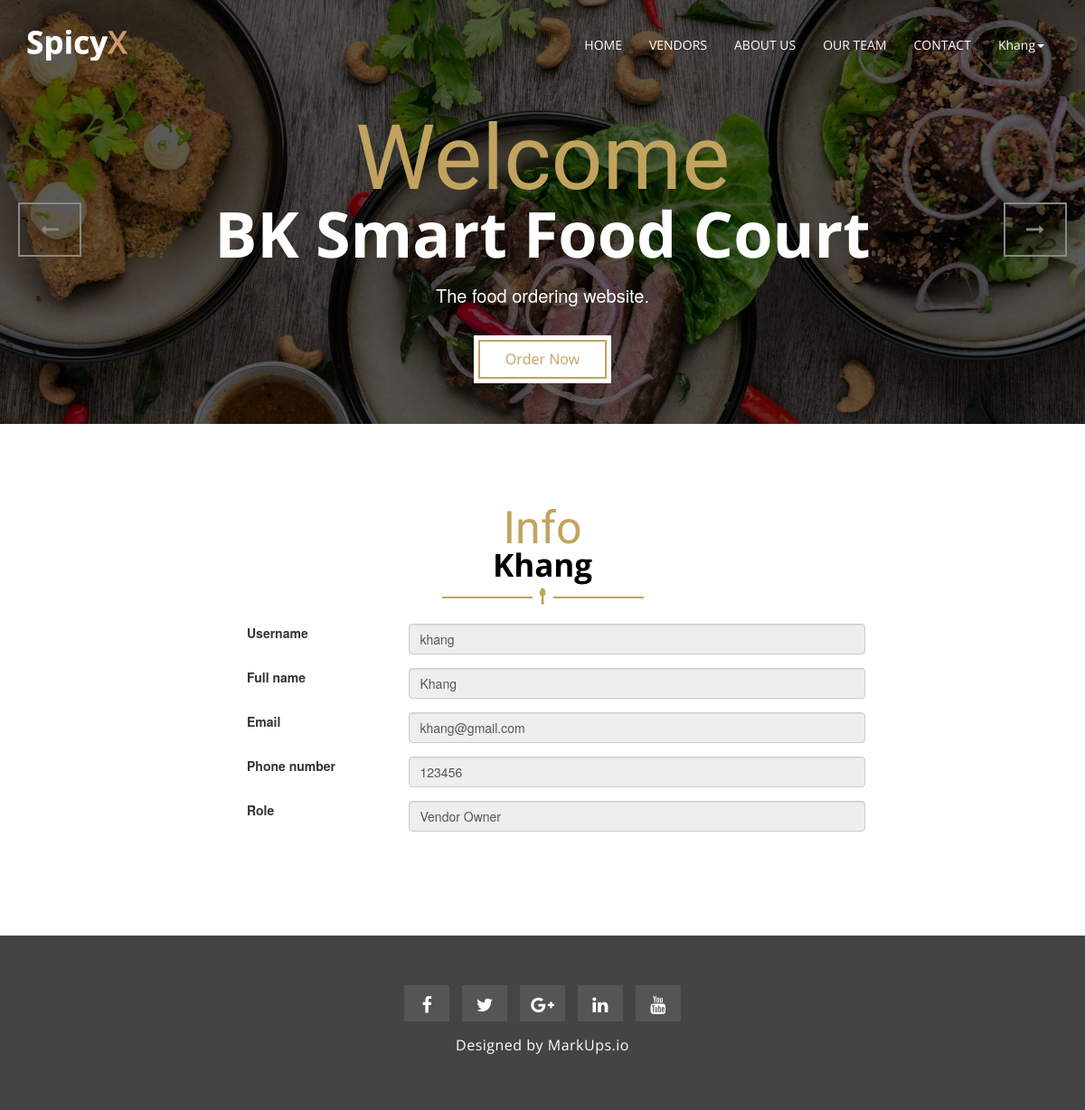
The page /index.php?c=info (signed in) on the database as committed earlier.
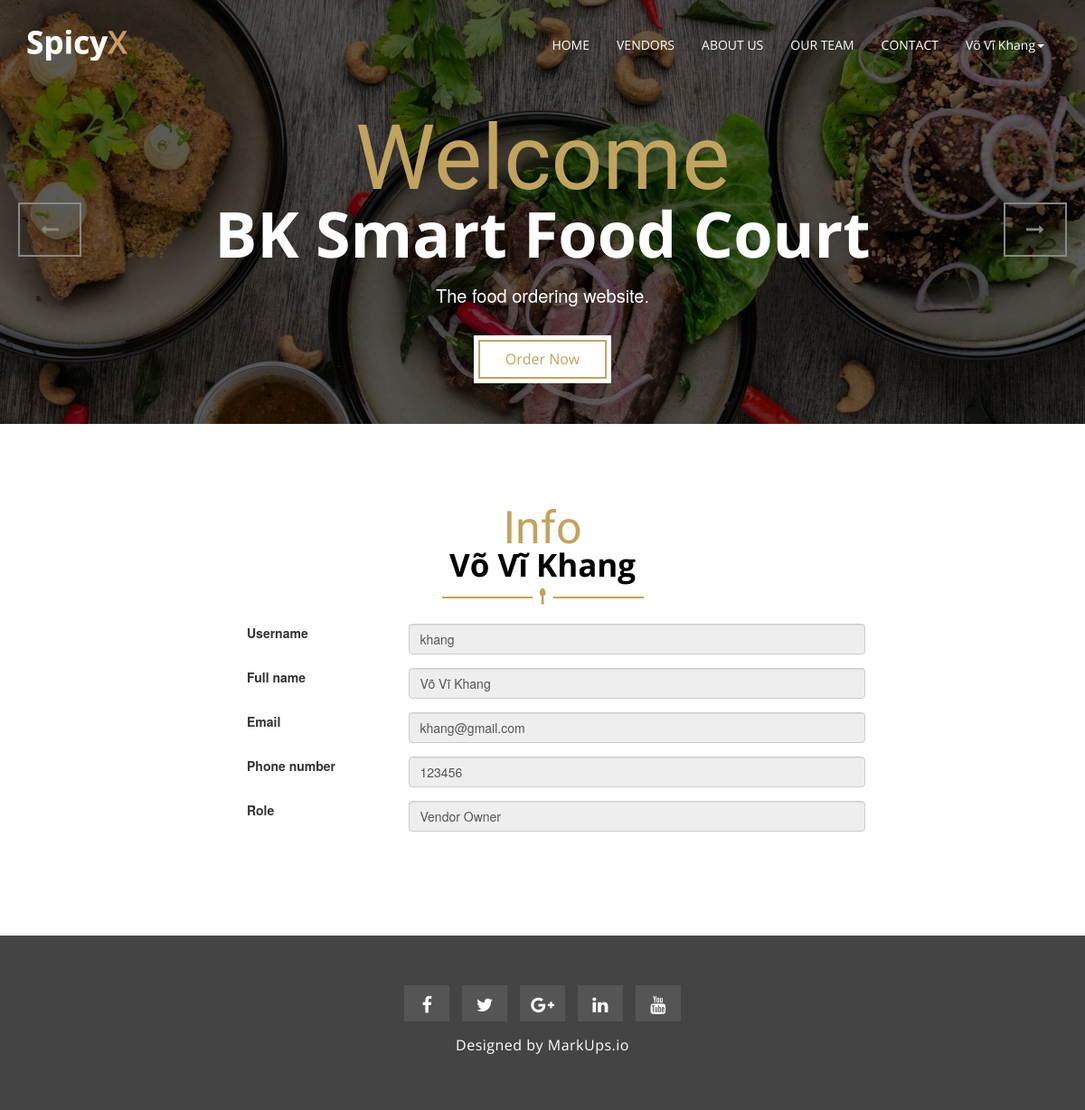
The same page on the database as committed later.
### tables this page shows
CREATE TABLE `user` (
  `id` int(11) NOT NULL,
  `username` varchar(50) NOT NULL,
  `fullname` varchar(50) NOT NULL,
  `password` varchar(100) NOT NULL,
  `email` varchar(100) NOT NULL,
  `sdt` varchar(20) NOT NULL,
  `role` int(11) NOT NULL
);

CREATE TABLE `user_role` (
  `role` int(11) NOT NULL,
  `role_name` varchar(100) NOT NULL
);

### site/core/Base_Controller.php (called while the page is built, shortened)
<?php if (!defined('PATH_SYSTEM')) die('Bad requested!');
class Base_Controller extends Controller {
    public function load_header($header_name,$data) {
        global $Database;
        $data['header']['user'] = get_user($Database,$this->auth->username);
        if ($this->auth->isVendorOwner() or $this->auth->isCook()){
            $data['header']['vendor'] = get_user($Database,$this->auth->username);
        }
        $data['header']['vendor'] = get_user($Database,$this->auth->username);
        if ($this->auth->isLogin()){
            $unchecked_message = get_unchecked_message($Database,get_user($Database,$this->auth->username)['id']);
            foreach ($unchecked_message as $message){
                $data['unchecked_message'][$message['sender_id']]['fullname'] = get_user_by_id($Database,$message['sender_id'])['fullname'];
                $data['unchecked_message'][$message['sender_id']]['message'][] = $message;
            }
        }
        $this->view->load($header_name,$data);
    }
    public function load_footer($footer_name,$data) {
        $this->view->load($footer_name,$data);
    }
}

### site/controller/Info_Controller.php (called while the page is built, shortened)
<?php if ( ! defined('PATH_SYSTEM')) die ('Bad requested!');
class Info_Controller extends Auth_Controller
{
    public function indexAction(){
        global $Database;
        $data['return'] = true;
        $data['title'] = "Info";
        $data['current_user'] = get_user($Database,$this->auth->username);
        if (isset($_GET['id']) and get_user_by_id($Database,intval($_GET['id']))!= false){
            $data['info'] = get_user_by_id($Database,intval($_GET['id']));
        }
        else {
            $data['info'] = $data['current_user'];
        }
        if ($this->auth->isAdmin()) {
            $this->load_header('header_Admin',$data);
            $this->view->load('info_Admin',$data);
            $this->load_footer('footer_Admin',$data);
        }
        else {
            $this->load_header('header',$data);
            $this->view->load('slider',$data);
            $this->view->load('info_User',$data);
            $this->load_footer('footer',$data);        }
    }
}

### index.php (called while the page is built, shortened)
<?php
require_once(PATH_SYSTEM . '/library/DB_Library.php');
load();

### system/library/DB_Library.php (called while the page is built, shortened)
<?php if ( ! defined('PATH_SYSTEM')) die ('Bad requested!');
class DB{
    private $db = null;
    public function __construct()
    {
        try {
            $this->db = new mysqli( DB_HOST, DB_USER, DB_PASS, DB_NAME );
            $this->db->set_charset( "utf8" );
        } catch ( Exception $e ) {
            die( 'Unable to connect to database' );
        }
    }
    public function query($query,$string_bind_param,$array_value_of_bind_param){
        $stmt = $this->db->prepare( $query );
        $stmt->bind_param($string_bind_param, ...$array_value_of_bind_param);
        $stmt->execute();
        $result = $stmt->get_result();
        return $result;
    }
}

### site/model/Db_Model.php (called while the page is built, shortened)
<?php if (!defined('PATH_SYSTEM')) die('Bad requested!');
function get_user($Database,$username){
    $statement = "SELECT * from user JOIN user_role where user.role = user_role.role and user.username=?";
    $result = $Database->query($statement, "s", array($username));
    if ($result->num_rows > 0) {
        while ($row = $result->fetch_assoc()) {
            $output[] = $row;
        }
        return $output[0];
    } else return false;
}
?>

### site/view/info_User.php (the view, shortened to what this page needs)
<section id="mu-about-us">
    <div class="container">
        <div class="row">
            <div class="col-md-12">
                <div class="mu-about-us-area">
                    <div class="mu-title">
                        <span class="mu-subtitle">Info</span>
                        <h2> <?= htmlspecialchars($info['fullname'], ENT_QUOTES, 'UTF-8'); ?></h2>
                        <i class="fa fa-spoon"></i>
                    </div>
                    <div class="container">
                        <div class="row center justify-content-center" style="margin: auto;">
                            <div class="col-md">
                                <div class="card mx-4">
                                    <div class="card-body p-4">
                                        <form class="form-horizontal" action="" method="post">
                                            <div class="form-group row">
                                                <label class="col-md-3 col-form-label" for="disabled-input">Username</label>
                                                <div class="col-md-9">
                                                    <input class="form-control" id="disabled-input" value='<?= $info['username']; ?>' type="text" placeholder="Disabled" disabled="">
                                                </div>
                                            </div>
                                            <div class="form-group row">
                                                <label class="col-md-3 col-form-label" for="text-input">Full name</label>
                                                <div class="col-md-9">
                                                    <input class="form-control" value='<?= htmlspecialchars($info['fullname'], ENT_QUOTES, 'UTF-8'); ?>' required id="text-input" disabled="" name="fullname" type="text" placeholder="New Username">
                                                </div>
                                            </div>
                                            <div class="form-group row">
                                                <label class="col-md-3 col-form-label" for="email-input">Email</label>
                                                <div class="col-md-9">
                                                    <input class="form-control" disabled="" required value='<?= htmlspecialchars($info['email'], ENT_QUOTES, 'UTF-8'); ?>' id="email-input" type="email" name="email" placeholder="Enter Email" autocomplete="email">
                                                </div>
                                            </div>
                                            <div class="form-group row">
                                                <label class="col-md-3 col-form-label" for="sdt-input">Phone number</label>
                                                <div class="col-md-9">
                                                    <input class="form-control" disabled="" required value='<?= $info['sdt']; ?>' id="sdt-input" name="sdt" placeholder="Enter phone number">
                                                </div>
                                            </div>
                                            <div class="form-group row">
                                                <label class="col-md-3 col-form-label">Role</label>
                                                <div class="col-md-9">
                                                    <input class="form-control" disabled="" required value='<?= htmlspecialchars($info['role_name'], ENT_QUOTES, 'UTF-8'); ?>'>
                                                </div>
                                            </div>
                                        </form>
                                    </div>
                                </div>
                            </div>
                        </div>
                    </div>
                </div>
            </div>
        </div>
    </div>
</section>

### site/view/header.php (shortened to what this page needs)
<!DOCTYPE html>
<html lang="en">
  <head>
    <link href="assets/css/font-awesome.css" rel="stylesheet">
    <link href="assets/css/bootstrap.css" rel="stylesheet">
    <link rel="stylesheet" type="text/css" href="assets/css/slick.css">
    <link rel="stylesheet" type="text/css" href="assets/css/bootstrap-datepicker.css">
    <link rel="stylesheet" href="assets/css/jquery.fancybox.css" type="text/css" media="screen" />
    <link id="switcher" href="assets/css/theme-color/default-theme.css" rel="stylesheet">
    <link href="style.css" rel="stylesheet">
  </head>
  <body>
  <header id="mu-header">
    <nav class="navbar navbar-default mu-main-navbar" role="navigation">
      <div class="container">
        <div class="navbar-header">
          <a class="navbar-brand" href="<?= PATH_INDEX ?>"><img src="assets/img/logo.png" alt="Logo img"></a>
        </div>
        <div id="navbar" class="navbar-collapse collapse">
          <ul id="top-menu" class="nav navbar-nav navbar-right mu-main-nav">
            <li><a href="<?= PATH_INDEX ?>">HOME</a></li>
            <li><a href="<?= PATH_INDEX ?>?c=order">VENDORS</a></li>
            <li><a href="<?= PATH_INDEX ?>?c=load_page&page=about_us">ABOUT US</a></li>
            <li><a href="<?= PATH_INDEX ?>?c=load_page&page=our_team">OUR TEAM</a></li>
            <li><a href="<?= PATH_INDEX ?>?c=load_page&page=contact">CONTACT</a></li>
            <?php if (isset($_SESSION['role'])): ?>
            <li class="dropdown">
              <a class="dropdown-toggle" data-toggle="dropdown" href="blog-archive.html"><?= htmlspecialchars($header['user']['fullname'], ENT_QUOTES, 'UTF-8'); ?><span class="caret"></span></a>
            </li>
            <?php else: ?>
            <li><a href="<?= PATH_INDEX ?>?c=signup">SIGN UP</a></li>
            <li><a href="<?= PATH_INDEX ?>?c=login">LOGIN</a></li>
            <?php endif;?>
          </ul>
        </div>
      </div>
    </nav>
  </header>

### site/view/slider.php (shortened to what this page needs)
<section id="mu-slider">
  <div class="mu-slider-area">
    <div class="mu-top-slider">
      <div class="mu-top-slider-single">
        <img src="assets/img/slider/1.jpg" alt="img">
        <div class="mu-top-slider-content">
          <span class="mu-slider-small-title">Welcome</span>
          <h2 class="mu-slider-title">BK Smart Food Court</h2>
          <p>The food ordering website.</p>
          <a href="<?= PATH_INDEX ?>?c=order" class="mu-readmore-btn">Order Now</a>
        </div>
      </div>
    </div>
  </div>
</section>

### site/view/footer.php (shortened to what this page needs)
  <footer id="mu-footer">
    <div class="container">
      <div class="row">
        <div class="col-md-12">
        <div class="mu-footer-area">
           <div class="mu-footer-social">
            <a href="#"><span class="fa fa-facebook"></span></a>
            <a href="#"><span class="fa fa-twitter"></span></a>
            <a href="#"><span class="fa fa-google-plus"></span></a>
            <a href="#"><span class="fa fa-linkedin"></span></a>
            <a href="#"><span class="fa fa-youtube"></span></a>
          </div>
          <div class="mu-footer-copyright">
            <p>Designed by <a rel="nofollow" href="http://www.markups.io/">MarkUps.io</a></p>
          </div>
        </div>
      </div>
      </div>
    </div>
  </footer>
  </body>
</html>

### public/spicyX/assets/css/theme-color/default-theme.css (style rules this page uses)
.mu-readmore-btn { color: #c1a35f; }
.mu-readmore-btn::after { border: 2px solid #c1a35f; }
#mu-slider .mu-slider-area .mu-top-slider .mu-top-slider-single .mu-top-slider-content .mu-slider-small-title { color: #c1a35f; }
.mu-title .mu-subtitle { color: #c1a35f; }
.mu-title i { color: #c1a35f; }

### site/view/info_User.php (style rules this page uses)
.center { margin: auto; width: 60%; }

Rows that differ between the two databases and show on the page:
changed user "khang": fullname "Khang" → "Võ Vĩ Khang"
